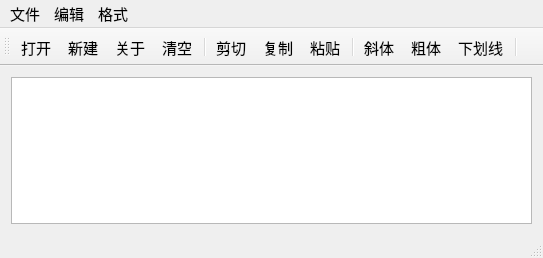
<?xml version="1.0" encoding="UTF-8"?>
<ui version="4.0">
 <class>QWMainWind</class>
 <widget class="QMainWindow" name="QWMainWind">
  <property name="geometry">
   <rect>
    <x>0</x>
    <y>0</y>
    <width>543</width>
    <height>258</height>
   </rect>
  </property>
  <property name="font">
   <font>
    <pointsize>11</pointsize>
   </font>
  </property>
  <property name="windowTitle">
   <string>QWMainWind</string>
  </property>
  <widget class="QWidget" name="centralWidget">
   <layout class="QGridLayout" name="gridLayout">
    <item row="0" column="0">
     <widget class="QTextEdit" name="txtEdit">
      <property name="font">
       <font>
        <pointsize>16</pointsize>
       </font>
      </property>
     </widget>
    </item>
   </layout>
  </widget>
  <widget class="QMenuBar" name="menuBar">
   <property name="geometry">
    <rect>
     <x>0</x>
     <y>0</y>
     <width>543</width>
     <height>30</height>
    </rect>
   </property>
   <widget class="QMenu" name="menu">
    <property name="title">
     <string>文件</string>
    </property>
    <addaction name="actNew"/>
    <addaction name="actOpen"/>
    <addaction name="separator"/>
    <addaction name="actClose"/>
   </widget>
   <widget class="QMenu" name="menu_2">
    <property name="title">
     <string>编辑</string>
    </property>
    <addaction name="actCut"/>
    <addaction name="actCopy"/>
    <addaction name="actPaste"/>
    <addaction name="separator"/>
    <addaction name="actClear"/>
   </widget>
   <widget class="QMenu" name="menu_3">
    <property name="title">
     <string>格式</string>
    </property>
    <addaction name="actFontBold"/>
    <addaction name="actFontItalic"/>
    <addaction name="actFontUnder"/>
    <addaction name="separator"/>
    <addaction name="actToolbarLab"/>
   </widget>
   <addaction name="menu"/>
   <addaction name="menu_2"/>
   <addaction name="menu_3"/>
  </widget>
  <widget class="QToolBar" name="mainToolBar">
   <property name="toolButtonStyle">
    <enum>Qt::ToolButtonTextUnderIcon</enum>
   </property>
   <attribute name="toolBarArea">
    <enum>TopToolBarArea</enum>
   </attribute>
   <attribute name="toolBarBreak">
    <bool>false</bool>
   </attribute>
   <addaction name="actOpen"/>
   <addaction name="actNew"/>
   <addaction name="actAbout"/>
   <addaction name="actClear"/>
   <addaction name="separator"/>
   <addaction name="actCut"/>
   <addaction name="actCopy"/>
   <addaction name="actPaste"/>
   <addaction name="separator"/>
   <addaction name="actFontItalic"/>
   <addaction name="actFontBold"/>
   <addaction name="actFontUnder"/>
   <addaction name="separator"/>
  </widget>
  <widget class="QStatusBar" name="statusBar"/>
  <action name="actCut">
   <property name="icon">
    <iconset resource="res.qrc">
     <normaloff>:/images/images/cut.bmp</normaloff>:/images/images/cut.bmp</iconset>
   </property>
   <property name="text">
    <string>剪切</string>
   </property>
   <property name="toolTip">
    <string>剪切</string>
   </property>
   <property name="shortcut">
    <string>Ctrl+X</string>
   </property>
  </action>
  <action name="actCopy">
   <property name="icon">
    <iconset resource="res.qrc">
     <normaloff>:/images/images/120.bmp</normaloff>:/images/images/120.bmp</iconset>
   </property>
   <property name="text">
    <string>复制</string>
   </property>
   <property name="toolTip">
    <string>复制</string>
   </property>
   <property name="shortcut">
    <string>Ctrl+C</string>
   </property>
  </action>
  <action name="actPaste">
   <property name="icon">
    <iconset resource="res.qrc">
     <normaloff>:/images/images/paste.bmp</normaloff>:/images/images/paste.bmp</iconset>
   </property>
   <property name="text">
    <string>粘贴</string>
   </property>
   <property name="toolTip">
    <string>粘贴</string>
   </property>
   <property name="shortcut">
    <string>Ctrl+V</string>
   </property>
  </action>
  <action name="actFontBold">
   <property name="checkable">
    <bool>true</bool>
   </property>
   <property name="icon">
    <iconset resource="res.qrc">
     <normaloff>:/images/images/BLD.BMP</normaloff>:/images/images/BLD.BMP</iconset>
   </property>
   <property name="text">
    <string>粗体</string>
   </property>
   <property name="toolTip">
    <string>粗体</string>
   </property>
  </action>
  <action name="actFontItalic">
   <property name="checkable">
    <bool>true</bool>
   </property>
   <property name="icon">
    <iconset resource="res.qrc">
     <normaloff>:/images/images/ITL.BMP</normaloff>:/images/images/ITL.BMP</iconset>
   </property>
   <property name="text">
    <string>斜体</string>
   </property>
   <property name="toolTip">
    <string>斜体</string>
   </property>
  </action>
  <action name="actFontUnder">
   <property name="checkable">
    <bool>true</bool>
   </property>
   <property name="icon">
    <iconset resource="res.qrc">
     <normaloff>:/images/images/WORDUNDR.BMP</normaloff>:/images/images/WORDUNDR.BMP</iconset>
   </property>
   <property name="text">
    <string>下划线</string>
   </property>
   <property name="toolTip">
    <string>下划线</string>
   </property>
  </action>
  <action name="actClose">
   <property name="icon">
    <iconset resource="res.qrc">
     <normaloff>:/images/images/exit.bmp</normaloff>:/images/images/exit.bmp</iconset>
   </property>
   <property name="text">
    <string>退出</string>
   </property>
   <property name="toolTip">
    <string>退出</string>
   </property>
  </action>
  <action name="actOpen">
   <property name="icon">
    <iconset resource="res.qrc">
     <normaloff>:/images/images/open3.bmp</normaloff>:/images/images/open3.bmp</iconset>
   </property>
   <property name="text">
    <string>打开...</string>
   </property>
   <property name="toolTip">
    <string>打开文件</string>
   </property>
   <property name="shortcut">
    <string>Ctrl+O</string>
   </property>
  </action>
  <action name="actClear">
   <property name="icon">
    <iconset resource="res.qrc">
     <normaloff>:/images/images/103.bmp</normaloff>:/images/images/103.bmp</iconset>
   </property>
   <property name="text">
    <string>清空</string>
   </property>
   <property name="toolTip">
    <string>清空内容</string>
   </property>
  </action>
  <action name="actFont">
   <property name="icon">
    <iconset resource="res.qrc">
     <normaloff>:/images/images/20.ico</normaloff>:/images/images/20.ico</iconset>
   </property>
   <property name="text">
    <string>字体...</string>
   </property>
   <property name="toolTip">
    <string>字体设置</string>
   </property>
  </action>
  <action name="actNew">
   <property name="icon">
    <iconset resource="res.qrc">
     <normaloff>:/images/images/new2.bmp</normaloff>:/images/images/new2.bmp</iconset>
   </property>
   <property name="text">
    <string>新建</string>
   </property>
   <property name="shortcut">
    <string>Ctrl+N</string>
   </property>
  </action>
  <action name="actToolbarLab">
   <property name="checkable">
    <bool>true</bool>
   </property>
   <property name="checked">
    <bool>true</bool>
   </property>
   <property name="text">
    <string>显示工具栏文字标签</string>
   </property>
   <property name="menuRole">
    <enum>QAction::TextHeuristicRole</enum>
   </property>
  </action>
  <action name="actAbout">
   <property name="icon">
    <iconset resource="res.qrc">
     <normaloff>:/icon/file-info-line.svg</normaloff>:/icon/file-info-line.svg</iconset>
   </property>
   <property name="text">
    <string>关于</string>
   </property>
   <property name="toolTip">
    <string>查看程序信息</string>
   </property>
  </action>
 </widget>
 <layoutdefault spacing="6" margin="11"/>
 <resources>
  <include location="res.qrc"/>
 </resources>
 <connections>
  <connection>
   <sender>actClose</sender>
   <signal>triggered()</signal>
   <receiver>QWMainWind</receiver>
   <slot>close()</slot>
   <hints>
    <hint type="sourcelabel">
     <x>-1</x>
     <y>-1</y>
    </hint>
    <hint type="destinationlabel">
     <x>422</x>
     <y>254</y>
    </hint>
   </hints>
  </connection>
  <connection>
   <sender>actClear</sender>
   <signal>triggered()</signal>
   <receiver>txtEdit</receiver>
   <slot>clear()</slot>
   <hints>
    <hint type="sourcelabel">
     <x>-1</x>
     <y>-1</y>
    </hint>
    <hint type="destinationlabel">
     <x>260</x>
     <y>256</y>
    </hint>
   </hints>
  </connection>
  <connection>
   <sender>actCut</sender>
   <signal>triggered()</signal>
   <receiver>txtEdit</receiver>
   <slot>cut()</slot>
   <hints>
    <hint type="sourcelabel">
     <x>-1</x>
     <y>-1</y>
    </hint>
    <hint type="destinationlabel">
     <x>260</x>
     <y>256</y>
    </hint>
   </hints>
  </connection>
  <connection>
   <sender>actCopy</sender>
   <signal>triggered()</signal>
   <receiver>txtEdit</receiver>
   <slot>copy()</slot>
   <hints>
    <hint type="sourcelabel">
     <x>-1</x>
     <y>-1</y>
    </hint>
    <hint type="destinationlabel">
     <x>260</x>
     <y>256</y>
    </hint>
   </hints>
  </connection>
  <connection>
   <sender>actPaste</sender>
   <signal>triggered()</signal>
   <receiver>txtEdit</receiver>
   <slot>paste()</slot>
   <hints>
    <hint type="sourcelabel">
     <x>-1</x>
     <y>-1</y>
    </hint>
    <hint type="destinationlabel">
     <x>260</x>
     <y>256</y>
    </hint>
   </hints>
  </connection>
 </connections>
</ui>
